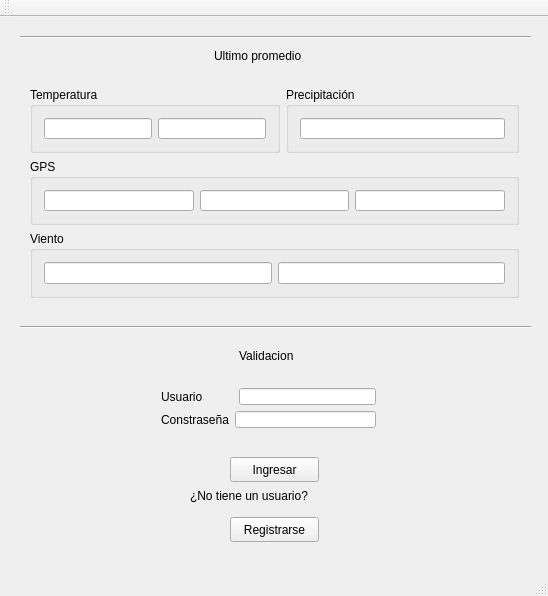
<?xml version="1.0" encoding="UTF-8"?>
<ui version="4.0">
 <class>MeteoECI_GUI</class>
 <widget class="QMainWindow" name="MeteoECI_GUI">
  <property name="geometry">
   <rect>
    <x>0</x>
    <y>0</y>
    <width>548</width>
    <height>596</height>
   </rect>
  </property>
  <property name="minimumSize">
   <size>
    <width>500</width>
    <height>312</height>
   </size>
  </property>
  <property name="maximumSize">
   <size>
    <width>1280</width>
    <height>720</height>
   </size>
  </property>
  <property name="windowTitle">
   <string>MeteoECI_GUI</string>
  </property>
  <widget class="QWidget" name="centralWidget">
   <widget class="QPushButton" name="pushButton">
    <property name="geometry">
     <rect>
      <x>230</x>
      <y>440</y>
      <width>89</width>
      <height>25</height>
     </rect>
    </property>
    <property name="text">
     <string>Ingresar</string>
    </property>
   </widget>
   <widget class="QLabel" name="label_10">
    <property name="geometry">
     <rect>
      <x>239</x>
      <y>330</y>
      <width>71</width>
      <height>17</height>
     </rect>
    </property>
    <property name="text">
     <string>Validacion</string>
    </property>
   </widget>
   <widget class="QLabel" name="label_13">
    <property name="geometry">
     <rect>
      <x>190</x>
      <y>470</y>
      <width>151</width>
      <height>17</height>
     </rect>
    </property>
    <property name="text">
     <string>¿No tiene un usuario?</string>
    </property>
   </widget>
   <widget class="QPushButton" name="pushButton_2">
    <property name="geometry">
     <rect>
      <x>230</x>
      <y>500</y>
      <width>89</width>
      <height>25</height>
     </rect>
    </property>
    <property name="text">
     <string>Registrarse</string>
    </property>
   </widget>
   <widget class="Line" name="line_2">
    <property name="geometry">
     <rect>
      <x>20</x>
      <y>10</y>
      <width>511</width>
      <height>20</height>
     </rect>
    </property>
    <property name="orientation">
     <enum>Qt::Horizontal</enum>
    </property>
   </widget>
   <widget class="Line" name="line">
    <property name="geometry">
     <rect>
      <x>20</x>
      <y>300</y>
      <width>511</width>
      <height>20</height>
     </rect>
    </property>
    <property name="orientation">
     <enum>Qt::Horizontal</enum>
    </property>
   </widget>
   <widget class="QLabel" name="label_14">
    <property name="geometry">
     <rect>
      <x>214</x>
      <y>30</y>
      <width>121</width>
      <height>17</height>
     </rect>
    </property>
    <property name="text">
     <string>Ultimo promedio</string>
    </property>
   </widget>
   <widget class="QWidget" name="">
    <property name="geometry">
     <rect>
      <x>19</x>
      <y>59</y>
      <width>511</width>
      <height>233</height>
     </rect>
    </property>
    <layout class="QVBoxLayout" name="verticalLayout_2">
     <item>
      <layout class="QVBoxLayout" name="verticalLayout">
       <item>
        <layout class="QHBoxLayout" name="horizontalLayout_3">
         <item>
          <widget class="QGroupBox" name="groupBox">
           <property name="title">
            <string>Temperatura</string>
           </property>
           <layout class="QGridLayout" name="gridLayout">
            <item row="0" column="0">
             <layout class="QHBoxLayout" name="horizontalLayout">
              <item>
               <widget class="QLineEdit" name="txt_Temp"/>
              </item>
              <item>
               <widget class="QLineEdit" name="txt_Hum"/>
              </item>
             </layout>
            </item>
           </layout>
          </widget>
         </item>
         <item>
          <widget class="QGroupBox" name="groupBox_3">
           <property name="title">
            <string>Precipitación</string>
           </property>
           <layout class="QGridLayout" name="gridLayout_3">
            <item row="0" column="0">
             <widget class="QLineEdit" name="txt_Preci"/>
            </item>
           </layout>
          </widget>
         </item>
        </layout>
       </item>
       <item>
        <widget class="QGroupBox" name="groupBox_2">
         <property name="title">
          <string>GPS</string>
         </property>
         <layout class="QGridLayout" name="gridLayout_2">
          <item row="0" column="0">
           <layout class="QHBoxLayout" name="horizontalLayout_2">
            <item>
             <widget class="QLineEdit" name="txt_Lat"/>
            </item>
            <item>
             <widget class="QLineEdit" name="txt_Lon"/>
            </item>
            <item>
             <widget class="QLineEdit" name="txt_Alt"/>
            </item>
           </layout>
          </item>
         </layout>
        </widget>
       </item>
      </layout>
     </item>
     <item>
      <layout class="QHBoxLayout" name="horizontalLayout_6">
       <item>
        <widget class="QGroupBox" name="groupBox_4">
         <property name="title">
          <string>Viento</string>
         </property>
         <layout class="QGridLayout" name="gridLayout_4">
          <item row="0" column="0">
           <layout class="QHBoxLayout" name="horizontalLayout_4">
            <item>
             <widget class="QLineEdit" name="txt_Vel"/>
            </item>
            <item>
             <widget class="QLineEdit" name="txt_Dir"/>
            </item>
           </layout>
          </item>
         </layout>
        </widget>
       </item>
      </layout>
     </item>
    </layout>
   </widget>
   <widget class="QWidget" name="">
    <property name="geometry">
     <rect>
      <x>150</x>
      <y>360</y>
      <width>237</width>
      <height>62</height>
     </rect>
    </property>
    <layout class="QVBoxLayout" name="verticalLayout_3">
     <item>
      <layout class="QHBoxLayout" name="horizontalLayout_7">
       <item>
        <widget class="QLabel" name="label_11">
         <property name="text">
          <string>Usuario         </string>
         </property>
        </widget>
       </item>
       <item>
        <widget class="QLineEdit" name="lineEdit_25">
         <property name="readOnly">
          <bool>false</bool>
         </property>
        </widget>
       </item>
      </layout>
     </item>
     <item>
      <layout class="QHBoxLayout" name="horizontalLayout_8">
       <item>
        <widget class="QLabel" name="label_12">
         <property name="text">
          <string>Constraseña</string>
         </property>
        </widget>
       </item>
       <item>
        <widget class="QLineEdit" name="lineEdit_22">
         <property name="readOnly">
          <bool>false</bool>
         </property>
        </widget>
       </item>
      </layout>
     </item>
    </layout>
   </widget>
  </widget>
  <widget class="QMenuBar" name="menuBar">
   <property name="geometry">
    <rect>
     <x>0</x>
     <y>0</y>
     <width>548</width>
     <height>22</height>
    </rect>
   </property>
  </widget>
  <widget class="QToolBar" name="mainToolBar">
   <attribute name="toolBarArea">
    <enum>TopToolBarArea</enum>
   </attribute>
   <attribute name="toolBarBreak">
    <bool>false</bool>
   </attribute>
  </widget>
  <widget class="QStatusBar" name="statusBar"/>
 </widget>
 <layoutdefault spacing="6" margin="11"/>
 <resources/>
 <connections/>
</ui>
